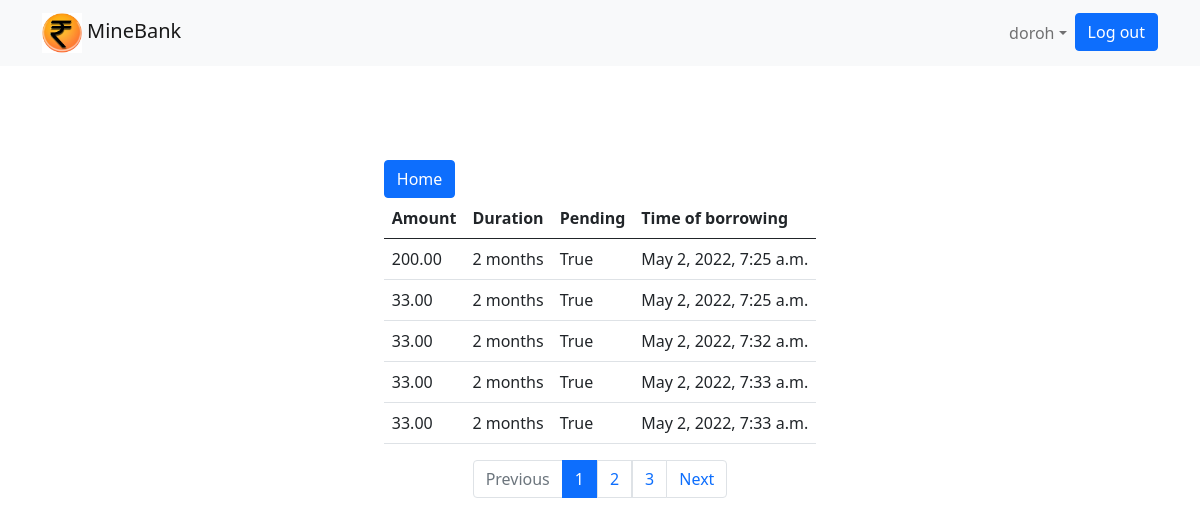
Screenshot of /accounts/loan_statement/5/ (signed in) with the database file from the repository.
### branch/models.py (models this page shows, shortened)
class Loan(models.Model):
    name = models.CharField(max_length=30, default="name")
    description = models.CharField(max_length=100)
    amount= models.DecimalField( max_digits=12, decimal_places=2)
    customer=models.ForeignKey(Customer, on_delete=models.CASCADE)
    duration=models.IntegerField()
    pending=models.BooleanField(default=False)
    timestamp = models.DateTimeField(auto_now_add = True)

### branch/views.py (the view)
# urls.py: path('accounts/loan_statement/<int:pk>/',views.loan_statement,name='loan_statement'),
def loan_statement(request,pk):
    account = get_object_or_404(Account, pk=pk)
    loans = Loan.objects.filter(customer__user=request.user)
    page = request.GET.get('page', 1)
    paginator = Paginator(loans, per_page=5)
    try:
        accounts = paginator.page(page)
    except PageNotAnInteger:
        accounts = paginator.page(1)
    except EmptyPage:
        accounts = paginator.page(paginator.num_pages)
    if request.method == 'GET':
        return render(request, 'loan_statement.html', { 'account':account, 'accounts':accounts})

### templates/loan_statement.html
{% extends 'base.html' %}
{% block content %}
       <div class="container d-flex justify-content-center">
         <div class="d-flex flex-column">
           <div style="height:20vh" class=""></div>
  <form class="" action="" method="post">
<a href="{%url 'home'%}" type="submit" class="btn btn-primary" name="button">Home</a>
<table class="table">
  <thead>
    <tr>
      <th scope="col">Amount</th>
      <th scope="col">Duration</th>
      <th scope="col">Pending</th>
      <th scope="col">Time of borrowing</th>
    </tr>
  </thead>
  <tbody>
    <tr>
{% for loan in accounts%}
      <td > {{loan.amount}}</td>
      <td > {{loan.duration}} months</td>
      <td >
        {{loan.pending}}
    </td>
      <td > {{loan.timestamp}}</td>
    </tr>
    {% endfor %}
  </tbody>
</table>
  </form>
</div>
</div>
{% include 'includes/pagination.html'%}
{% endblock %}

### templates/base.html (shortened to what this page needs)
{% load static %}<!doctype html>
<html lang="en">
  <head>
    <link href="https://cdn.jsdelivr.net/npm/bootstrap@5.0.2/dist/css/bootstrap.min.css" rel="stylesheet">
  </head>
  <body>
    {%block body%}
    <header class = "header fixed-top">
      <nav class="navbar navbar-expand-lg navbar-light bg-light">
          <div class="container">
            <a href="{% url 'home' %}" class=" navbar-brand">
              <img src="static/assets/img/logo.jpg" style="height:5vh" alt="">
              <span>MineBank</span>
            </a>
          <div class="collapse navbar-collapse" id="navbarResponsive">
          {% if user.is_authenticated%}
            <ul class="navbar-nav ms-auto">
              <li class="nav-item active">
                  <li class="nav-item">
                      <a class="nav-item nav-link dropdown-toggle mr-md-2" href="#" id="userMenu" data-toggle="dropdown" aria-haspopup="true" aria-expanded="false">{{user.username}}</a>
                  </li>
                  <li class="nav-item">
                        <a class="btn btn-primary ml-auto"href="{% url 'account_logout' %}">Log out</a>
                      </li>
                    </li>
                </ul>
              </div>
            </div>
          {% endif%}
  </nav>
</header>
  <div class="container">
  {% block content %}{% endblock %}
  </div>
      {% endblock body%}
  </body>
</html>

### rows the page displays
Loan: amount "200.00", duration "2", pending "True", timestamp "May 2, 2022, 7:25 a.m."
Loan: amount "33.00", duration "2", pending "True", timestamp "May 2, 2022, 7:25 a.m."
Loan: amount "33.00", duration "2", pending "True", timestamp "May 2, 2022, 7:32 a.m."
Loan: amount "33.00", duration "2", pending "True", timestamp "May 2, 2022, 7:33 a.m."
Loan: amount "33.00", duration "2", pending "True", timestamp "May 2, 2022, 7:33 a.m."

### other values shown
{{ user.username }} "doroh"
{{ i }} "1"
{{ i }} "2" "3"
